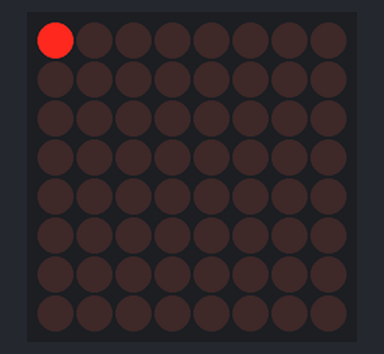
Bench run of a sketch on a simulated Arduino Uno, built with avr-gcc and run on an emulated ATmega328P. Parts: 8×8 LED matrix.

Above: at 0.05 s.
At 1.66 s:
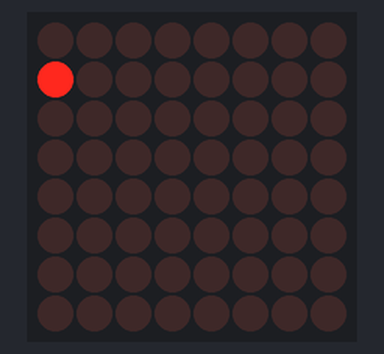
At 3.48 s:
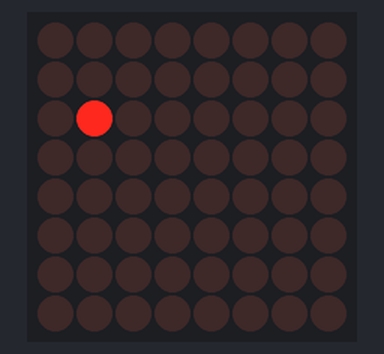
At 6.92 s:
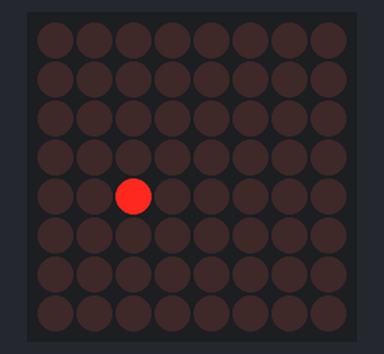
At 10.35 s:
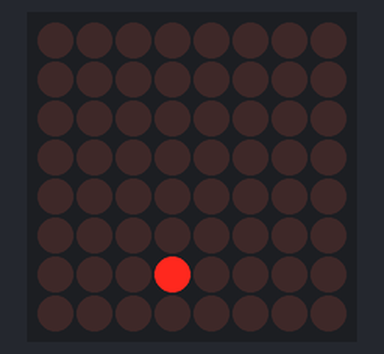
At 13.78 s:
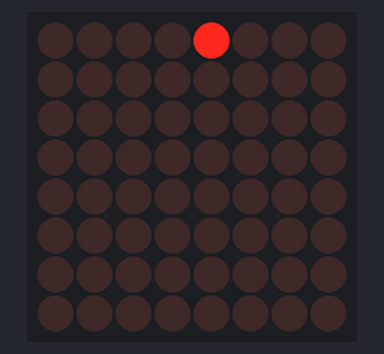

Measured:
- by itself, everything shown: repeats every 12.9 s, in 128 steps

The sketch:

012_LED8x8_MAX7219.ino
```cpp
//A full description of this module (and many others) can be downloaded at: https://eve_arduino

#include <SPI.h>
#include <Adafruit_GFX.h>
#include <Max72xxPanel.h>

int pinCS = 10;

Max72xxPanel matrix = Max72xxPanel(pinCS, 1, 1);

int wait = 100; // In milliseconds

void setup()
{
  matrix.fillScreen(LOW);
  matrix.write();
}

void loop()
{
  for (int county=0;county<matrix.height();county++)
  {
    for (int countx=0;countx<matrix.width();countx++)
    {
      matrix.drawPixel(countx, county, HIGH);
      matrix.write();
      delay(wait);
      matrix.drawPixel(countx, county, LOW);
      matrix.write();
      delay(wait);
    }
  }
}
```
